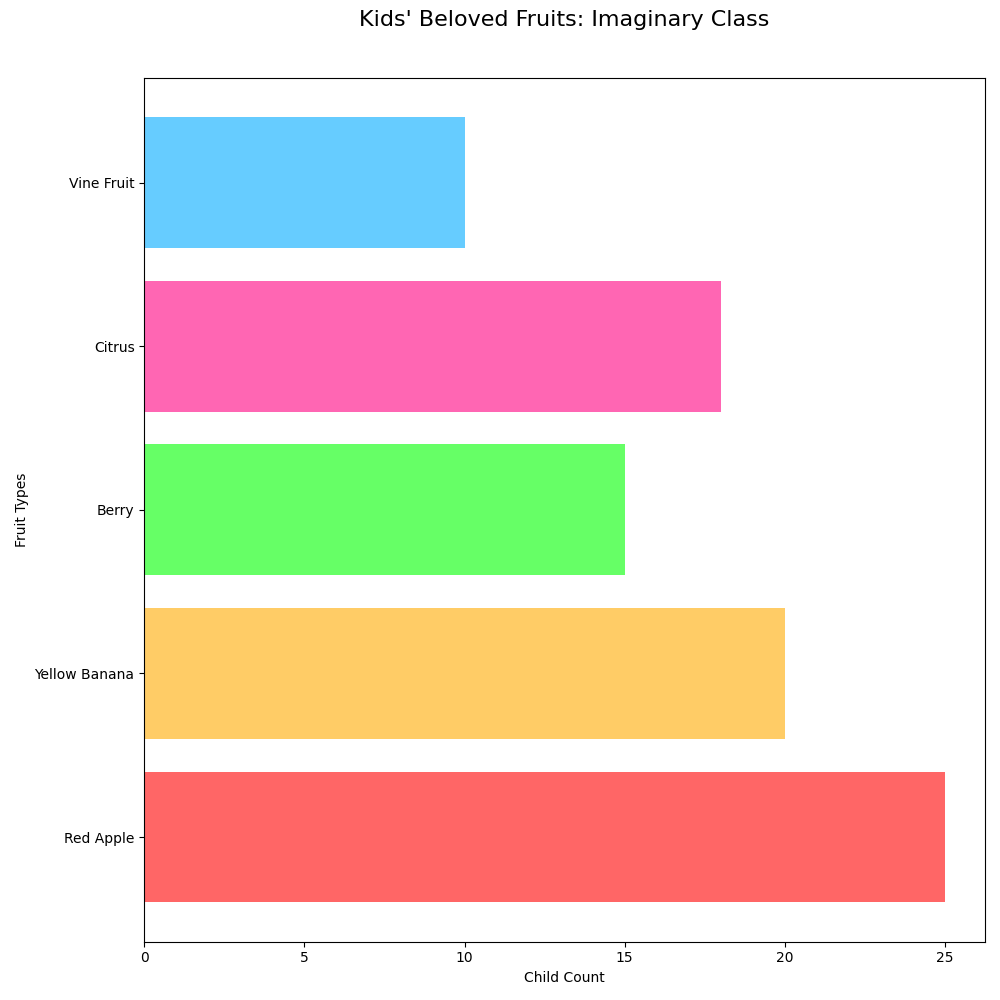

Source code (Python):
import matplotlib.pyplot as plt

fruits = ['Red Apple', 'Yellow Banana', 'Berry', 'Citrus', 'Vine Fruit']
preferences = [25, 20, 15, 18, 10]

colors = ['#ff6666', '#ffcc66', '#66ff66', '#ff66b3', '#66ccff']

fig, ax = plt.subplots(figsize=(10, 10))
ax.barh(fruits, preferences, color=colors)

ax.set_title("Kids' Beloved Fruits: Imaginary Class", fontsize=16, y=1.05)
ax.set_xlabel("Child Count")
ax.set_ylabel("Fruit Types")

plt.tight_layout()
plt.show()
